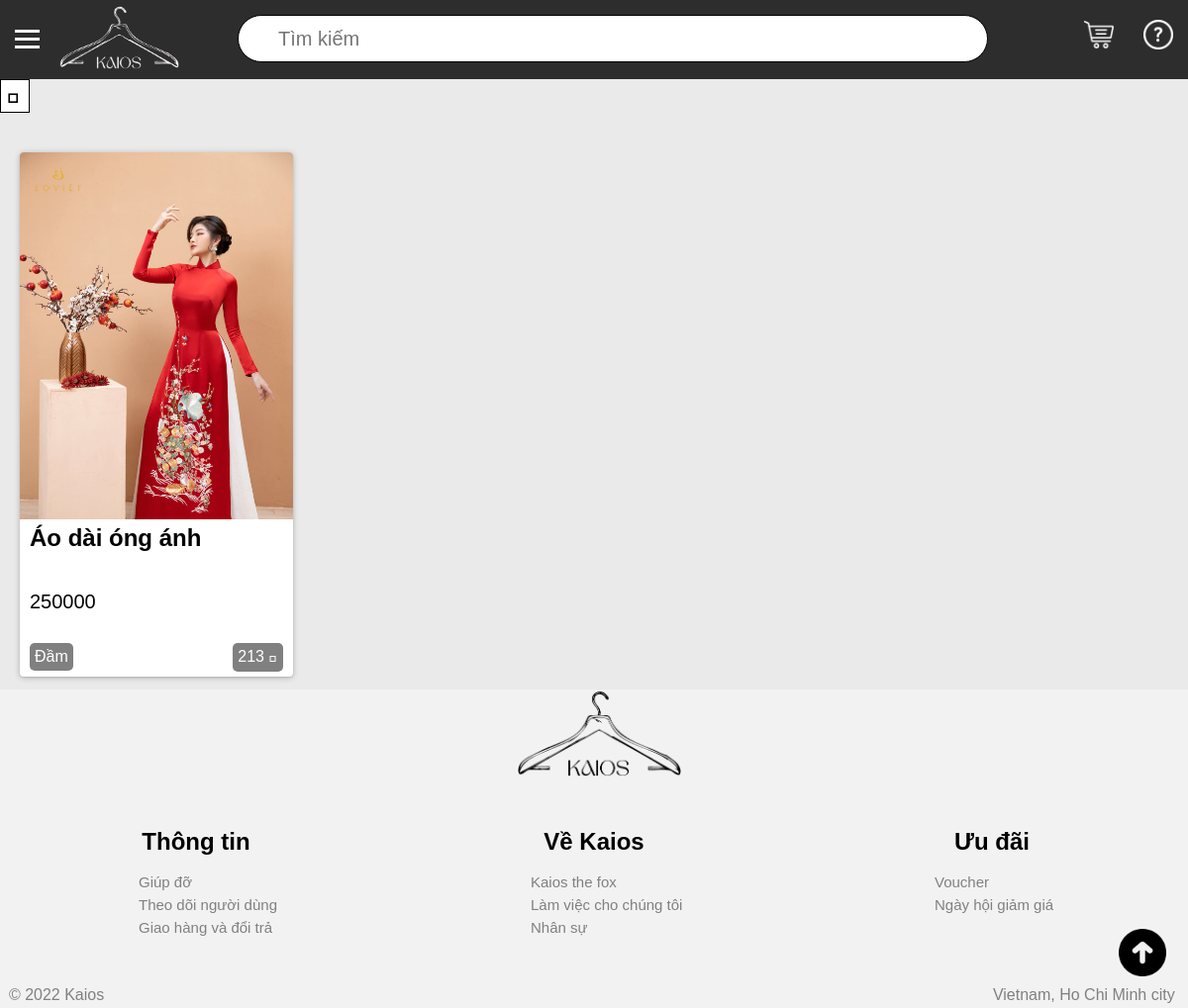
The page /signing/show_saved_products.php (signed in) on the database its author committed.
### tables this page shows
CREATE TABLE `san_pham_da_luu` (
  `ma_khach_hang` int(11) NOT NULL,
  `ma_san_pham` int(11) NOT NULL,
  `thoi_gian` datetime NOT NULL
);

CREATE TABLE `san_pham` (
  `ma` int(11) NOT NULL,
  `ten` varchar(200) NOT NULL,
  `mo_ta` text NOT NULL,
  `anh` varchar(200) NOT NULL,
  `gia` int(11) NOT NULL,
  `ma_nha_san_xuat` int(11) NOT NULL,
  `so_luot_truy_cap` int(11) NOT NULL DEFAULT '0'
);

CREATE TABLE `the_loai` (
  `ma` int(11) NOT NULL,
  `ten` varchar(200) NOT NULL
);

### signing/show_saved_products.php (the view, shortened to what this page needs)
<!DOCTYPE html>
<html lang="en">
<head>
    <link rel="stylesheet" type="text/css" href="https://cdn.jsdelivr.net/npm/hack-font@3/build/web/hack-subset.css">
    <link rel="stylesheet" type="text/css" href="../styles.css">
</head>
<body>
    <?php
    require '../database/connect.php';
    require '../partial/process_pagination.php';
    if (isset($_GET['saved_sort'])) {
        $saved_sort = $_GET['saved_sort'];
        $sort = "order by san_pham_da_luu.thoi_gian " . $saved_sort;
    }else {
        $sort = '';
    }
    $ma_khach_hang = $_SESSION['ma'];
    $query = "SELECT
            san_pham_da_luu.ma_san_pham as ma,
            san_pham.ten,
            san_pham.anh as anh,
            san_pham.gia,
            san_pham.so_luot_truy_cap,
            the_loai.ten as the_loai
            FROM san_pham_da_luu
            join san_pham
            on san_pham_da_luu.ma_san_pham = san_pham.ma
            join the_loai_chi_tiet
            on the_loai_chi_tiet.ma_san_pham = ma
            join the_loai
            on the_loai_chi_tiet.ma_the_loai = the_loai.ma
            where san_pham_da_luu.ma_khach_hang = $ma_khach_hang
            $sort";
    $return = mysqli_query($connect,$query);
    ?>
    <div id="main_div">
            <?php
            include '../partial/header.php';
            ?>
            <div id="middle_div">
                <div id="sort">
                <button name="sort_button" title="Sắp xếp từ mới tới cũ" onclick="sort_button_clicked()"> </button>
                </div>
                <div id="products_container">
                    <?php foreach($return as $each) { ?>
                        <div class="each_product" onclick="location.href='/ecommerce-website/show.php?id=<?php echo $each['ma'] ?>';">
                            <div class="product_image" style="background-image: url(../admin/products/photos/<?php echo $each['anh'] ?>);">
                            </div>
                            <div class="product_name">
                                <h2>
                                    <?php echo $each['ten'] ?>
                                </h2>
                            </div>
                            <div class="product_price">
                                <?php echo $each['gia'] ?>
                            </div>
                            <div class="product_tag">
                                <a class="tag" href="https://example.com">
                                    <?php echo $each['the_loai'] ?>
                                </a>
                               <a class="view" href="https://example.com">
                                    <?php echo $each['so_luot_truy_cap'] ?>
                                    <span style="font-family:Hack, monospace;"> </span>
                               </a>
                            </div>
                        </div>
                    <?php } ?>
                </div>
            </div>
            <?php include '../partial/footer.php';?>
    </div>
</body>
</html>

### styles.css (style rules this page uses)
html { height: 100%; }
body { margin:0; padding:0; font-family: sans-serif; background-color: #f1f1df; }
#main_div { width: 100%; height: auto; background-color: #eaeaea; position: relative; }
#middle_div { height: 83%; width: 100%; background-color: #eaeaea; float: left; }
h2 { padding: 0; margin: 0; }
#products_container { width: 100%; height: 100%; }
.each_product { width: 23%; height: 530px; background-color: #ffffff; float: left; margin: 40px 0px 13px 20px; border-radius: 1px solid black; border-radius: 4px; background-blend-mode: lighten; box-shadow: 0px 1px 2px rgba(0,0,0,0.1), 0 1px 6px rgba(0,0,0,0.23); cursor: pointer; }
.each_product div { padding-left: 10px; }
.product_image { height: 70%; width: 100%; border-radius: 4px 4px 0 0; background-size:100%; background-repeat: no-repeat; padding: 0px !important; }
.product_name { width: 100%; height: 10%; padding-top: 5px; }
.product_price { font-size:20px; margin-top: 5%; width: 100%; height: 10%; }
.product_tag { width: auto; height: 10%; }
.product_tag .tag { width: fit-content; height: fit-content; background-color: gray; float: left; padding: 5px; text-align: center; border-radius: 5px; color: white; z-index: 99; text-decoration: none; }
.product_tag .view { width: fit-content; height: fit-content; background-color: gray; float: right; padding: 5px; margin-right: 10px; text-align: center; border-radius: 5px; color: white; z-index: 99; text-decoration: none; }

### signing/show_saved_products.php (style rules this page uses)
button[name='sort_button'] { font-family: Hack, monospace; font-size: 26px; border:1px solid black; cursor:pointer; background-color:white; }

### rows shown on the page
san_pham_da_luu: ma_san_pham.anh (picture), ma_san_pham.ten "Áo dài óng ánh", ma_san_pham.gia "250000", the_loai.ten "Đầm", ma_san_pham.so_luot_truy_cap "213"
